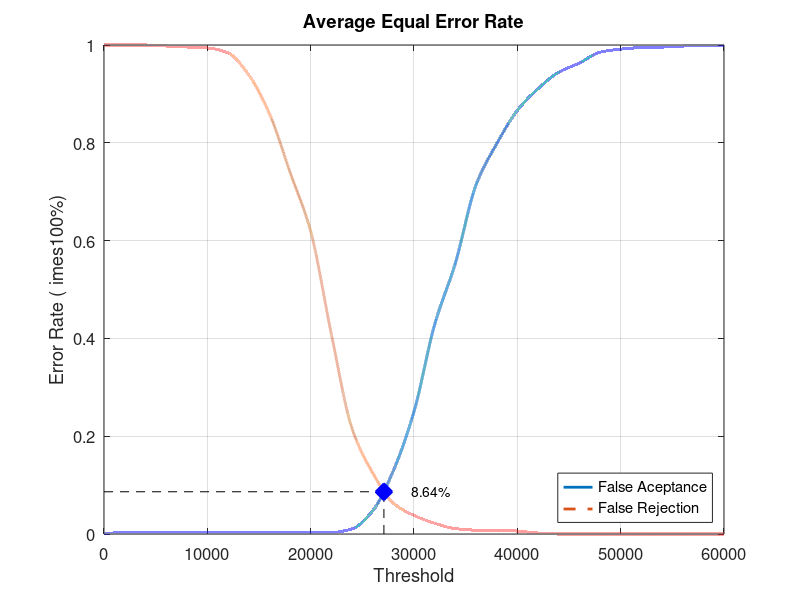
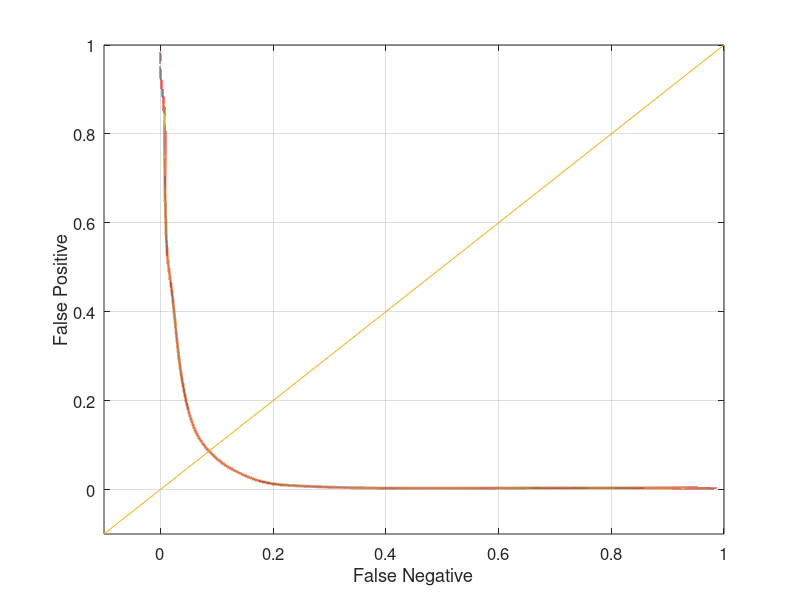

Recreate these plots in MATLAB, in order.
close all;
clear;
clc;
x = 0:2000:60000;
xq = 0:0.5:60000;

y0 = [0 0.0031579 0.0031579 0.0031579 0.0031579 0.0031579 0.0031579 0.0031579 0.0031579 0.0031579 0.0031579 0.0031579 0.0105263 0.0473684 0.129474 0.250526 0.428421 0.553684 0.713684 0.797895 0.866316 0.910526 0.944211 0.963158 0.985263 0.991579 0.994737 0.99579 0.997895 0.998947 1]
yy0 = interp1(x, y0, xq, 'pchip');
y1 = [1 1 1 0.998 0.996 0.994 0.984 0.939 0.86 0.74 0.619 0.409 0.216 0.125 0.063 0.038 0.022 0.011 0.008 0.008 0.006 0.002 0 0 0 0 0 0 0 0 0]
yy1 = interp1(x, y1, xq, 'pchip');

% Calculating EER: 
y2 = abs(y0 - y1);
find(y2 == min(y2))
yy2 = abs(yy0 - yy1);
xEER = find(yy2 == min(yy2));
xEERIndex = xq(xEER) % X-axis EER
yEER = yy0(xEER) % Y-axis EER

main = figure
plot(xq, yy0,'-','LineWidth', 2);	hold on
plot(xq, yy1,'--','LineWidth', 2);	hold on
plot([xEERIndex xEERIndex], [0 yEER], 'k--');	hold on
plot([0 xEERIndex], [yEER yEER], 'k--');	hold on
plot(xEERIndex, yEER, 'bx', 'LineWidth', 10);	hold on
text(xEERIndex + 10 * xEERIndex / 100, yEER, [num2str(round((10000 * yEER)) / 100) '%'])
legend('False Aceptance', 'False Rejection', 'Location', 'SouthEast')
xlabel('Threshold')
ylabel('Error Rate (	imes100%)')
title('Average Equal Error Rate')
set(gca, 'FontSize', 12)
axis([0 60000 0 1])
grid on

print(main, 'Database4AverageMain', '-dpng');
FNRxFPR = figure('Color', [1 1 1]);
plot(yy1, yy0, '-', yy1, yy0, 'LineWidth', 2);
hold on
y = -0.1:0.1:1
plot(y, y); 
set(gca, 'FontSize', 12)
xlabel('False Negative')
ylabel('False Positive')
axis([-0.1 1 -0.1 1])
set(gca, 'FontSize', 12)
grid on

print(FNRxFPR, 'Database4AverageFNRxFPR','-dpng');
